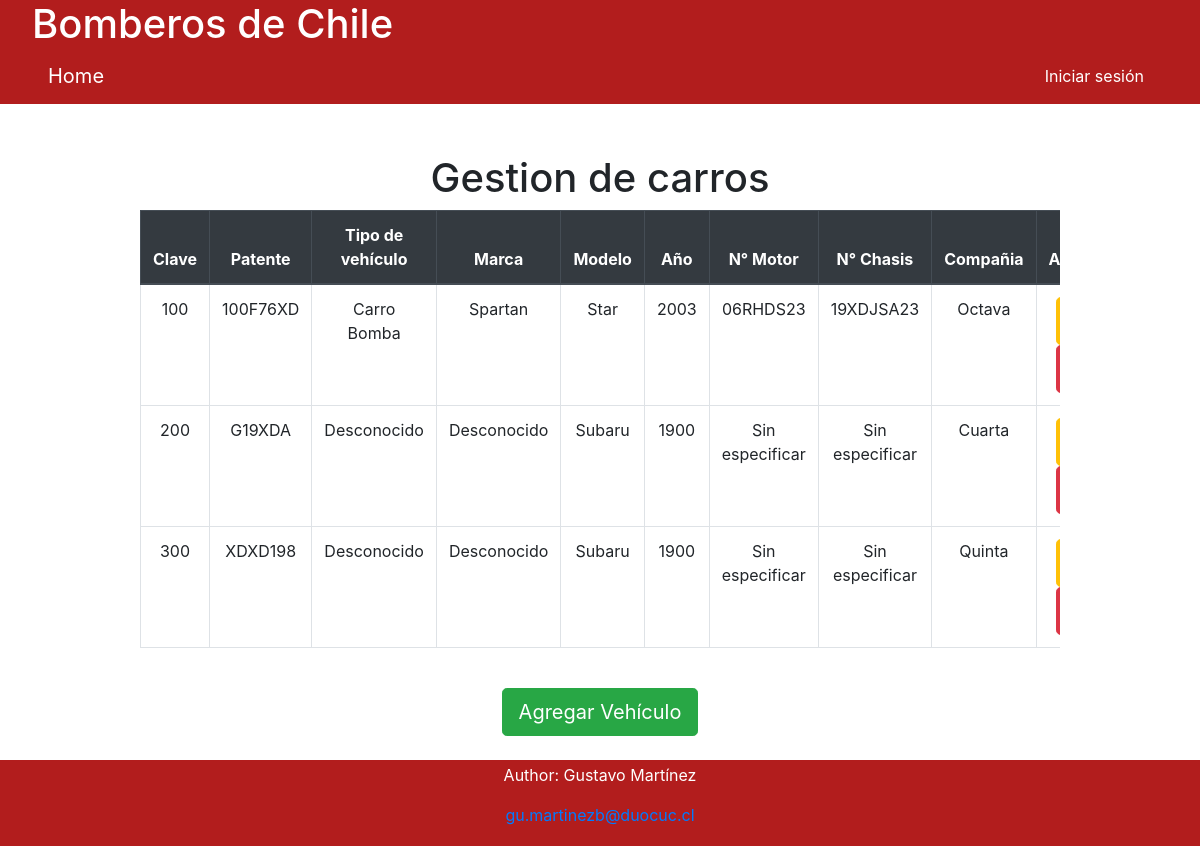
Page /gestion_vehiculos/ on the committed database.
### app_bomberos/models.py (models this page shows, shortened)
class AutoBombero(models.Model):
    clave = models.CharField(max_length=20,default="Desconocido")
    patente = models.CharField(max_length=20,default="Desconocido")
    tipo_vehiculo = models.CharField(max_length=50, default="Desconocido")
    marca = models.CharField(max_length=50, default="Desconocido")
    modelo = models.CharField(max_length=50)
    año = models.IntegerField(validators=[MinValueValidator(1900)], default=1900)
    nro_motor = models.CharField(max_length=100, default="Sin especificar")
    nro_chasis = models.CharField(max_length=150, default="Sin especificar")
    compañia = models.ForeignKey(Compañia, on_delete=models.SET_NULL, null=True)
    imagen = models.ImageField(upload_to="imgprod", null=True)

class Compañia(models.Model):
    nombre_compañia = models.CharField(max_length=100)
    direccion = models.CharField(max_length=200)
    def __str__(self):
        return self.nombre_compañia

### app_bomberos/views.py (the view)
# urls.py: path('gestion_vehiculos/',views.gestion_vehiculos,name="gestion_vehiculos"),
def gestion_vehiculos(request):
    obtener = AutoBombero.objects.all()
    return render(request, 'app_bomberos/gestion_vehiculos.html', {
        'obtener': obtener
    })

### app_bomberos/templates/app_bomberos/gestion_vehiculos.html (shortened to what this page needs)
{% extends "app_bomberos/base.html" %}
{% load static %}
{% block content %}
<div class="container">
    <div class="row justify-content-center">
      <div class="col-md-10">
        <h1 style="text-align: center;">Gestion de carros</h1>
        <div class="table-responsive">
          <table class="table table-bordered">
            <thead class="thead-dark">
              <tr>
                <th>Clave</th>
                <th>Patente</th>
                <th>Tipo de vehículo</th>
                <th>Marca</th>
                <th>Modelo</th>
                <th>Año</th>
                <th>N° Motor</th>
                <th>N° Chasis</th>
                <th>Compañia</th>
                <th>Acciones</th>
              </tr>
            </thead>
            <tbody>
              {% for v in obtener %}
              <tr>
                <td>{{ v.clave }}</td>
                <td>{{ v.patente }}</td>
                <td>{{ v.tipo_vehiculo }}</td>
                <td>{{ v.marca }}</td>
                <td>{{ v.modelo }}</td>
                <td>{{ v.año }}</td>
                <td>{{ v.nro_motor }}</td>
                <td>{{ v.nro_chasis }}</td>
                <td>{{ v.compañia }}</td>
                <td>
                  <a role="button" class="btn btn-warning btn-lg" href="{% url 'update_vehiculo' v.id %}">📋</a>
                  <a role="button" class="btn btn-danger btn-lg text-white" onclick="AlertaEliminar({{v.id}})">🗑</a>
                </td>
              </tr>
              {% endfor %}
            </tbody>
          </table>
        </div>
        <br>
        <div style="text-align: center;">
          <a role="button" class="btn btn-success btn-lg" href="{% url 'add_vehiculo' %}">Agregar Vehículo</a>
        </div>
        <br>
      </div>
    </div>
  </div>
{% endblock %}

### rows in the picture
AutoBombero: clave "100", patente "100F76XD", tipo_vehiculo "Carro Bomba", marca "Spartan", modelo "Star", año "2003", nro_motor "06RHDS23", nro_chasis "19XDJSA23", compañia "Octava"
AutoBombero: clave "200", patente "G19XDA", tipo_vehiculo "Desconocido", marca "Desconocido", modelo "Subaru", año "1900", nro_motor "Sin especificar", nro_chasis "Sin especificar", compañia "Cuarta"
AutoBombero: clave "300", patente "XDXD198", tipo_vehiculo "Desconocido", marca "Desconocido", modelo "Subaru", año "1900", nro_motor "Sin especificar", nro_chasis "Sin especificar", compañia "Quinta"
